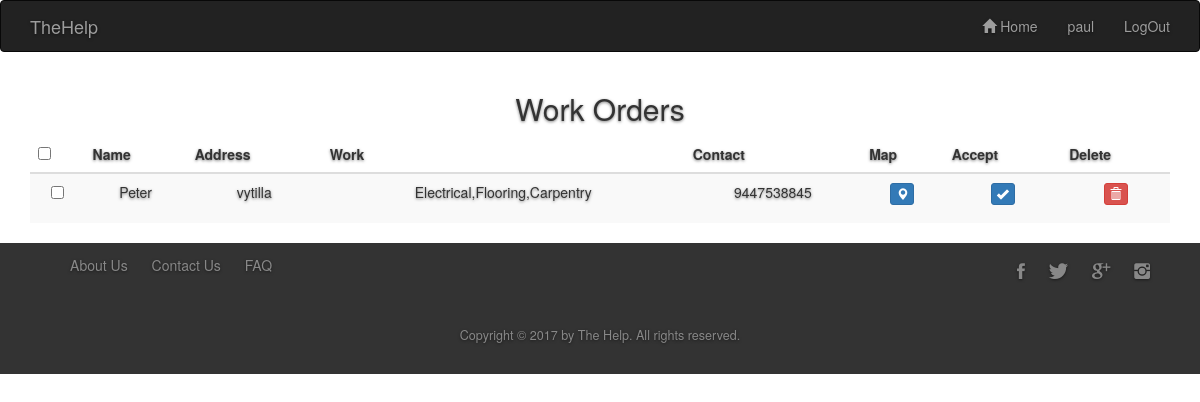
Page /orders4/4 on the committed database.
### profiles/models.py (models this page shows, shortened)
class Worker(models.Model):
			name = models.CharField(max_length=100)
			ph_number = models.IntegerField()
			email = models.CharField(max_length=100)
			address = models.CharField(max_length=250)
			password = models.CharField(max_length=100)
			age = models.IntegerField()
			skills = models.CharField(max_length=500)
			Profile_pic = models.CharField(max_length=1000)
			gender = models.CharField(max_length=15)
			hire = models.CharField(max_length=20)
			state = models.CharField(max_length=20)
			city = models.CharField(max_length=50)
			request = models.CharField(max_length=50)

### users/views.py (the view)
# urls.py: url(r'^orders(?P<worker_id>[0-9]+)/(?P<user_id>[0-9]+)', views.order, name='orders'),
def order(request, worker_id, user_id):
    user = User.objects.get(pk=user_id)
    worker = Worker.objects.get(pk=worker_id)
    emailto = worker.email
    send_mail("Order Request", 'A work order has been placed by %s' %user.username , "thehelp@gmail.com", [emailto] , fail_silently = False)
    user
    template = loader.get_template('users/orders.html')
    context = {
        'worker': worker,
        'user': user,
    }
    return HttpResponse(template.render(context, request))

### users/templates/users/orders.html (shortened to what this page needs)
<!DOCTYPE html>
<html>
    <head>
        {% load staticfiles %}
        <link type="text/css" rel="stylesheet" href="{% static 'profiles/Vendors/css/grid.css' %}" />
        <link type="text/css" rel="stylesheet" href="{% static 'profiles/Vendors/css/normalize.css' %}" />
        <link type="text/css" rel="stylesheet" href="{% static 'profiles/Vendors/css/bootstrap.min.css' %}" />
        <link type="text/css" rel="stylesheet" href="{% static 'profiles/Resources/css/style.css' %}" />
        <link type="text/css" rel="stylesheet" href="{% static 'profiles/Vendors/css/ionicons.min.css' %}" />
    </head>
    <body>
        <nav class="navbar navbar-inverse">
        <div class="container">
            <div class="navbar-header">
            <a class="navbar-brand" href="#">TheHelp</a>
            </div>
            <ul class="nav navbar-nav navbar-right">
                 <li><a href="{% url 'users:home' user.id %}"><span class="glyphicon glyphicon-home"></span> Home</a></li>
                <li><a href="#" >{{ user.username }}</a></li>
                 <li><a href="{% url 'users:logout' %}" >LogOut</a></li>
            </ul>
        </div>
        </nav>
<div class="windowsize">
<div class="container">
	<div class="row">
        <div class="col-md-12">
        <h2>Work Orders</h2>
        <div class="table-responsive">
              <table id="mytable" class="table table-bordred table-striped">
                   <thead>
                   <th><input type="checkbox" id="checkall" /></th>
                   <th>Name</th>
                   <th>Address</th>
                   <th>Work</th>
                   <th>Contact</th>
                   <th>Map</th>
                   <th>Accept</th>
                   <th>Delete</th>
                   </thead>
    <body>
    <div class="redfox" style="padding-right:20px;">
    <tr>
    <td><input type="checkbox" class="checkthis" /></td>
    <td>{{ worker.name }}</td>
    <td>{{ worker.address }}</td>
    <td>{{ worker.skills }}</td>
    <td>{{ worker.ph_number }}</td>
    <td><button class="btn btn-primary btn-xs" data-title="Map" data-toggle="modal" data-target = "#map"><span class="glyphicon glyphicon-map-marker"></span></button></td>
    <td><p data-placement="top" data-toggle="tooltip" title="Edit"><button class="btn btn-primary btn-xs" data-title="Accept" data-toggle="modal" data-target="#accept" ><span class="glyphicon glyphicon-ok"></span></button></p></td>
    <td><p data-placement="top" data-toggle="tooltip" title="Delete"><button class="btn btn-danger btn-xs" data-title="Delete" data-toggle="modal" data-target="#delete" ><span class="glyphicon glyphicon-trash"></span></button></p></td>
    </tr>
    </div>
    </body>
</table>
        </div>
        </div>
	</div>
</div>
</div>
    <footer>
        <div class="container">
            <div class="col span-1-of-2">
                <ul class="footer-nav">
                    <li><a href="#">About Us</a> </li>
                    <li><a href="contactus.html">Contact Us</a></li>
                    <li><a href="#">FAQ</a> </li>
                    </ul>
            </div>
            <div class="col span-1-of-2">
                <ul class="social-links">
                    <li><a href="#"><i class="ion-social-facebook"></i></a> </li>
                    <li><a href="#"><i class="ion-social-twitter"></i></a></li>
                    <li><a href="#"><i class="ion-social-googleplus"></i></a></li>
                    <li><a href="#"><i class="ion-social-instagram"></i></a></li>
                </ul>
            </div>
        </div>
        <div class="container">
            <p>
                Copyright &copy; 2017 by The Help. All rights reserved.
            </p>
        </div>
    </footer>
    </body>
</html>

### profiles/static/profiles/Resources/css/style.css (style rules this page uses)
a, a:focus, a:hover { color: #fff; }
html, body { height: 100%; }
body { text-align: center; text-shadow: 0 1px 3px rgba(0,0,0,.5); }
footer { background-color: #333; font-size: 100%; width: 100%; }
footer p { color: #888; text-align: center; font-size: 90%; margin-top: 20px; margin-bottom: 30px; }
.footer-nav { list-style: none; float: left; }
.social-links { list-style: none; float: right; }
.footer-nav li, .social-links li { display: inline-block; margin-right: 20px; }
.footer-nav li a:link, .footer-nav li a:visited, .social-links li a:link, .social-links li a:visited { text-decoration: none; color: #888; transition: color 0.3s; }
.social-links li a:link, .social-links li a:visited { font-size: 150%; }
.ion-social-facebook, .ion-social-twitter, .ion-social-googleplus, .ion-social-instagram { transition: color 0.3s; }
body { height: 100vh; }

### rows in the picture
Worker: name "Peter", address "vytilla", skills "Electrical,Flooring,Carpentry", ph_number "9447538845"

### other values in the picture
{{ user.username }} "paul"
